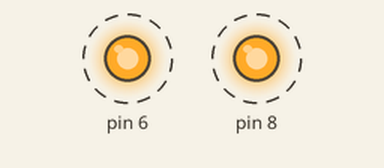
Recording of a sketch running on a simulated Arduino Uno, built with avr-gcc and run on an emulated ATmega328P. Shown: output pins drawn as LEDs (lit = HIGH). Dashed ring = blinking.

Above: at 0.5 s.
Timing chart, 0 to 4.6 s (numbered marks = the images above):
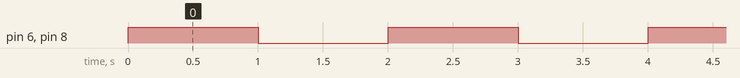

The sketch:

practice-2.ino
```cpp
void setup() {
  pinMode(6, OUTPUT);
  pinMode(8, OUTPUT);
}

void loop() {
  digitalWrite(6, HIGH);
  digitalWrite(8, HIGH);
  delay(1000);
  digitalWrite(6, LOW);
  digitalWrite(8, LOW);
  delay(1000);
}
```

Measured:
- by itself, pin 6, pin 8: alternates HIGH for 1.0 s and LOW for 1.0 s
